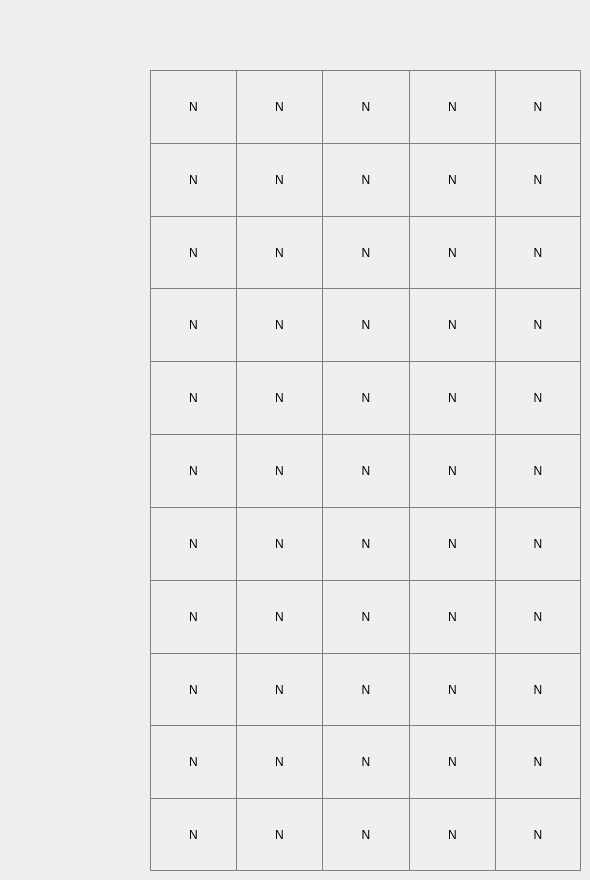
      <widget class="QWidget" name="page">
       <widget class="QWidget" name="gridLayoutWidget_5">
        <property name="geometry">
         <rect>
          <x>150</x>
          <y>70</y>
          <width>431</width>
          <height>801</height>
         </rect>
        </property>
        <layout class="QGridLayout" name="gridLayout">
         <property name="spacing">
          <number>0</number>
         </property>
         <item row="8" column="2">
          <widget class="QLabel" name="label_45">
           <property name="styleSheet">
            <string notr="true">border-top:1px solid gray;
border-left:1px solid gray;</string>
           </property>
           <property name="text">
            <string>N</string>
           </property>
           <property name="alignment">
            <set>Qt::AlignCenter</set>
           </property>
          </widget>
         </item>
         <item row="7" column="4">
          <widget class="QLabel" name="label_18">
           <property name="styleSheet">
            <string notr="true">border:1px solid gray;
border-bottom:none;</string>
           </property>
           <property name="text">
            <string>N</string>
           </property>
           <property name="alignment">
            <set>Qt::AlignCenter</set>
           </property>
          </widget>
         </item>
         <item row="10" column="1">
          <widget class="QLabel" name="label_36">
           <property name="styleSheet">
            <string notr="true">border:1px solid gray;
border-right:none;
</string>
           </property>
           <property name="text">
            <string>N</string>
           </property>
           <property name="alignment">
            <set>Qt::AlignCenter</set>
           </property>
          </widget>
         </item>
         <item row="0" column="0">
          <widget class="QLabel" name="label">
           <property name="styleSheet">
            <string notr="true">border-top:1px solid gray;
border-left:1px solid gray;</string>
           </property>
           <property name="text">
            <string>N</string>
           </property>
           <property name="alignment">
            <set>Qt::AlignCenter</set>
           </property>
          </widget>
         </item>
         <item row="2" column="1">
          <widget class="QLabel" name="label_13">
           <property name="styleSheet">
            <string notr="true">border-top:1px solid gray;
border-left:1px solid gray;</string>
           </property>
           <property name="text">
            <string>N</string>
           </property>
           <property name="alignment">
            <set>Qt::AlignCenter</set>
           </property>
          </widget>
         </item>
         <item row="9" column="2">
          <widget class="QLabel" name="label_43">
           <property name="styleSheet">
            <string notr="true">border-top:1px solid gray;
border-left:1px solid gray;</string>
           </property>
           <property name="text">
            <string>N</string>
           </property>
           <property name="alignment">
            <set>Qt::AlignCenter</set>
           </property>
          </widget>
         </item>
         <item row="10" column="4">
          <widget class="QLabel" name="label_40">
           <property name="styleSheet">
            <string notr="true">border:1px solid gray;</string>
           </property>
           <property name="text">
            <string>N</string>
           </property>
           <property name="alignment">
            <set>Qt::AlignCenter</set>
           </property>
          </widget>
         </item>
         <item row="7" column="0">
          <widget class="QLabel" name="label_27">
           <property name="styleSheet">
            <string notr="true">border-top:1px solid gray;
border-left:1px solid gray;</string>
           </property>
           <property name="text">
            <string>N</string>
           </property>
           <property name="alignment">
            <set>Qt::AlignCenter</set>
           </property>
          </widget>
         </item>
         <item row="9" column="1">
          <widget class="QLabel" name="label_46">
           <property name="styleSheet">
            <string notr="true">border-top:1px solid gray;
border-left:1px solid gray;</string>
           </property>
           <property name="text">
            <string>N</string>
           </property>
           <property name="alignment">
            <set>Qt::AlignCenter</set>
           </property>
          </widget>
         </item>
         <item row="6" column="1">
          <widget class="QLabel" name="label_32">
           <property name="styleSheet">
            <string notr="true">border-top:1px solid gray;
border-left:1px solid gray;</string>
           </property>
           <property name="text">
            <string>N</string>
           </property>
           <property name="alignment">
            <set>Qt::AlignCenter</set>
           </property>
          </widget>
         </item>
         <item row="5" column="1">
          <widget class="QLabel" name="label_21">
           <property name="styleSheet">
            <string notr="true">border-top:1px solid gray;
border-left:1px solid gray;</string>
           </property>
           <property name="text">
            <string>N</string>
           </property>
           <property name="alignment">
            <set>Qt::AlignCenter</set>
           </property>
          </widget>
         </item>
         <item row="10" column="2">
          <widget class="QLabel" name="label_41">
           <property name="styleSheet">
            <string notr="true">border:1px solid gray;
border-right:none;
</string>
           </property>
           <property name="text">
            <string>N</string>
           </property>
           <property name="alignment">
            <set>Qt::AlignCenter</set>
           </property>
          </widget>
         </item>
         <item row="2" column="0">
          <widget class="QLabel" name="label_17">
           <property name="styleSheet">
            <string notr="true">border-top:1px solid gray;
border-left:1px solid gray;</string>
           </property>
           <property name="text">
            <string>N</string>
           </property>
           <property name="alignment">
            <set>Qt::AlignCenter</set>
           </property>
          </widget>
         </item>
         <item row="0" column="4">
          <widget class="QLabel" name="label_4">
           <property name="styleSheet">
            <string notr="true">border:1px solid gray;
border-bottom:none;</string>
           </property>
           <property name="text">
            <string>N</string>
           </property>
           <property name="alignment">
            <set>Qt::AlignCenter</set>
           </property>
          </widget>
         </item>
         <item row="0" column="2">
          <widget class="QLabel" name="label_3">
           <property name="styleSheet">
            <string notr="true">border-top:1px solid gray;
border-left:1px solid gray;</string>
           </property>
           <property name="text">
            <string>N</string>
           </property>
           <property name="alignment">
            <set>Qt::AlignCenter</set>
           </property>
          </widget>
         </item>
         <item row="3" column="2">
          <widget class="QLabel" name="label_11">
           <property name="styleSheet">
            <string notr="true">border-top:1px solid gray;
border-left:1px solid gray;</string>
           </property>
           <property name="text">
            <string>N</string>
           </property>
           <property name="alignment">
            <set>Qt::AlignCenter</set>
           </property>
          </widget>
         </item>
         <item row="4" column="4">
          <widget class="QLabel" name="label_22">
           <property name="styleSheet">
            <string notr="true">border:1px solid gray;
border-bottom:none;</string>
           </property>
           <property name="text">
            <string>N</string>
           </property>
           <property name="alignment">
            <set>Qt::AlignCenter</set>
           </property>
          </widget>
         </item>
         <item row="0" column="1">
          <widget class="QLabel" name="label_2">
           <property name="styleSheet">
            <string notr="true">border-top:1px solid gray;
border-left:1px solid gray;</string>
           </property>
           <property name="text">
            <string>N</string>
           </property>
           <property name="alignment">
            <set>Qt::AlignCenter</set>
           </property>
          </widget>
         </item>
         <item row="8" column="0">
          <widget class="QLabel" name="label_29">
           <property name="styleSheet">
            <string notr="true">border-top:1px solid gray;
border-left:1px solid gray;</string>
           </property>
           <property name="text">
            <string>N</string>
           </property>
           <property name="alignment">
            <set>Qt::AlignCenter</set>
           </property>
          </widget>
         </item>
         <item row="6" column="4">
          <widget class="QLabel" name="label_34">
           <property name="styleSheet">
            <string notr="true">border:1px solid gray;
border-bottom:none;</string>
           </property>
           <property name="text">
            <string>N</string>
           </property>
           <property name="alignment">
            <set>Qt::AlignCenter</set>
           </property>
          </widget>
         </item>
         <item row="5" column="4">
          <widget class="QLabel" name="label_20">
           <property name="styleSheet">
            <string notr="true">border:1px solid gray;
border-bottom:none;</string>
           </property>
           <property name="text">
            <string>N</string>
           </property>
           <property name="alignment">
            <set>Qt::AlignCenter</set>
           </property>
          </widget>
         </item>
         <item row="2" column="2">
          <widget class="QLabel" name="label_15">
           <property name="styleSheet">
            <string notr="true">border-top:1px solid gray;
border-left:1px solid gray;</string>
           </property>
           <property name="text">
            <string>N</string>
           </property>
           <property name="alignment">
            <set>Qt::AlignCenter</set>
           </property>
          </widget>
         </item>
         <item row="5" column="2">
          <widget class="QLabel" name="label_23">
           <property name="styleSheet">
            <string notr="true">border-top:1px solid gray;
border-left:1px solid gray;</string>
           </property>
           <property name="text">
            <string>N</string>
           </property>
           <property name="alignment">
            <set>Qt::AlignCenter</set>
           </property>
          </widget>
         </item>
         <item row="4" column="2">
          <widget class="QLabel" name="label_24">
           <property name="styleSheet">
            <string notr="true">border-top:1px solid gray;
border-left:1px solid gray;</string>
           </property>
           <property name="text">
            <string>N</string>
           </property>
           <property name="alignment">
            <set>Qt::AlignCenter</set>
           </property>
          </widget>
         </item>
         <item row="3" column="4">
          <widget class="QLabel" name="label_37">
           <property name="styleSheet">
            <string notr="true">border:1px solid gray;
border-bottom:none;</string>
           </property>
           <property name="text">
            <string>N</string>
           </property>
           <property name="alignment">
            <set>Qt::AlignCenter</set>
           </property>
          </widget>
         </item>
         <item row="9" column="4">
          <widget class="QLabel" name="label_42">
           <property name="styleSheet">
            <string notr="true">border:1px solid gray;
border-bottom:none;</string>
           </property>
           <property name="text">
            <string>N</string>
           </property>
           <property name="alignment">
            <set>Qt::AlignCenter</set>
           </property>
          </widget>
         </item>
         <item row="8" column="1">
          <widget class="QLabel" name="label_35">
           <property name="styleSheet">
            <string notr="true">border-top:1px solid gray;
border-left:1px solid gray;</string>
           </property>
           <property name="text">
            <string>N</string>
           </property>
           <property name="alignment">
            <set>Qt::AlignCenter</set>
           </property>
          </widget>
         </item>
         <item row="10" column="0">
          <widget class="QLabel" name="label_30">
           <property name="styleSheet">
            <string notr="true">border:1px solid gray;
border-right:none;
</string>
           </property>
           <property name="text">
            <string>N</string>
           </property>
           <property name="alignment">
            <set>Qt::AlignCenter</set>
           </property>
          </widget>
         </item>
         <item row="8" column="4">
          <widget class="QLabel" name="label_44">
           <property name="styleSheet">
            <string notr="true">border:1px solid gray;
border-bottom:none;</string>
           </property>
           <property name="text">
            <string>N</string>
           </property>
           <property name="alignment">
            <set>Qt::AlignCenter</set>
           </property>
          </widget>
         </item>
         <item row="9" column="0">
          <widget class="QLabel" name="label_31">
           <property name="styleSheet">
            <string notr="true">border-top:1px solid gray;
border-left:1px solid gray;</string>
           </property>
           <property name="text">
            <string>N</string>
           </property>
           <property name="alignment">
            <set>Qt::AlignCenter</set>
           </property>
          </widget>
         </item>
         <item row="4" column="0">
          <widget class="QLabel" name="label_19">
           <property name="styleSheet">
            <string notr="true">border-top:1px solid gray;
border-left:1px solid gray;</string>
           </property>
           <property name="text">
            <string>N</string>
           </property>
           <property name="alignment">
            <set>Qt::AlignCenter</set>
           </property>
          </widget>
         </item>
         <item row="3" column="1">
          <widget class="QLabel" name="label_12">
           <property name="styleSheet">
            <string notr="true">border-top:1px solid gray;
border-left:1px solid gray;</string>
           </property>
           <property name="text">
            <string>N</string>
           </property>
           <property name="alignment">
            <set>Qt::AlignCenter</set>
           </property>
          </widget>
         </item>
         <item row="2" column="4">
          <widget class="QLabel" name="label_16">
           <property name="styleSheet">
            <string notr="true">border:1px solid gray;
border-bottom:none;</string>
           </property>
           <property name="text">
            <string>N</string>
           </property>
           <property name="alignment">
            <set>Qt::AlignCenter</set>
           </property>
          </widget>
         </item>
         <item row="3" column="0">
          <widget class="QLabel" name="label_14">
           <property name="styleSheet">
            <string notr="true">border-top:1px solid gray;
border-left:1px solid gray;</string>
           </property>
           <property name="text">
            <string>N</string>
           </property>
           <property name="alignment">
            <set>Qt::AlignCenter</set>
           </property>
          </widget>
         </item>
         <item row="1" column="0">
          <widget class="QLabel" name="label_8">
           <property name="styleSheet">
            <string notr="true">border-top:1px solid gray;
border-left:1px solid gray;</string>
           </property>
           <property name="text">
            <string>N</string>
           </property>
           <property name="alignment">
            <set>Qt::AlignCenter</set>
           </property>
          </widget>
         </item>
         <item row="1" column="2">
          <widget class="QLabel" name="label_10">
           <property name="styleSheet">
            <string notr="true">border-top:1px solid gray;
border-left:1px solid gray;</string>
           </property>
           <property name="text">
            <string>N</string>
           </property>
           <property name="alignment">
            <set>Qt::AlignCenter</set>
           </property>
          </widget>
         </item>
         <item row="7" column="1">
          <widget class="QLabel" name="label_7">
           <property name="styleSheet">
            <string notr="true">border-top:1px solid gray;
border-left:1px solid gray;</string>
           </property>
           <property name="text">
            <string>N</string>
           </property>
           <property name="alignment">
            <set>Qt::AlignCenter</set>
           </property>
          </widget>
         </item>
         <item row="5" column="0">
          <widget class="QLabel" name="label_26">
           <property name="styleSheet">
            <string notr="true">border-top:1px solid gray;
border-left:1px solid gray;</string>
           </property>
           <property name="text">
            <string>N</string>
           </property>
           <property name="alignment">
            <set>Qt::AlignCenter</set>
           </property>
          </widget>
         </item>
         <item row="7" column="2">
          <widget class="QLabel" name="label_9">
           <property name="styleSheet">
            <string notr="true">border-top:1px solid gray;
border-left:1px solid gray;</string>
           </property>
           <property name="text">
            <string>N</string>
           </property>
           <property name="alignment">
            <set>Qt::AlignCenter</set>
           </property>
          </widget>
         </item>
         <item row="1" column="4">
          <widget class="QLabel" name="label_5">
           <property name="styleSheet">
            <string notr="true">border:1px solid gray;
border-bottom:none;</string>
           </property>
           <property name="text">
            <string>N</string>
           </property>
           <property name="alignment">
            <set>Qt::AlignCenter</set>
           </property>
          </widget>
         </item>
         <item row="6" column="2">
          <widget class="QLabel" name="label_33">
           <property name="styleSheet">
            <string notr="true">border-top:1px solid gray;
border-left:1px solid gray;</string>
           </property>
           <property name="text">
            <string>N</string>
           </property>
           <property name="alignment">
            <set>Qt::AlignCenter</set>
           </property>
          </widget>
         </item>
         <item row="6" column="0">
          <widget class="QLabel" name="label_28">
           <property name="styleSheet">
            <string notr="true">border-top:1px solid gray;
border-left:1px solid gray;</string>
           </property>
           <property name="text">
            <string>N</string>
           </property>
           <property name="alignment">
            <set>Qt::AlignCenter</set>
           </property>
          </widget>
         </item>
         <item row="4" column="1">
          <widget class="QLabel" name="label_25">
           <property name="styleSheet">
            <string notr="true">border-top:1px solid gray;
border-left:1px solid gray;</string>
           </property>
           <property name="text">
            <string>N</string>
           </property>
           <property name="alignment">
            <set>Qt::AlignCenter</set>
           </property>
          </widget>
         </item>
         <item row="1" column="1">
          <widget class="QLabel" name="label_6">
           <property name="styleSheet">
            <string notr="true">border-top:1px solid gray;
border-left:1px solid gray;</string>
           </property>
           <property name="text">
            <string>N</string>
           </property>
           <property name="alignment">
            <set>Qt::AlignCenter</set>
           </property>
          </widget>
         </item>
         <item row="10" column="3">
          <widget class="QLabel" name="label_39">
           <property name="styleSheet">
            <string notr="true">border:1px solid gray;
border-right:none;
</string>
           </property>
           <property name="text">
            <string>N</string>
           </property>
           <property name="alignment">
            <set>Qt::AlignCenter</set>
           </property>
          </widget>
         </item>
         <item row="9" column="3">
          <widget class="QLabel" name="label_38">
           <property name="styleSheet">
            <string notr="true">border-top:1px solid gray;
border-left:1px solid gray;</string>
           </property>
           <property name="text">
            <string>N</string>
           </property>
           <property name="alignment">
            <set>Qt::AlignCenter</set>
           </property>
          </widget>
         </item>
         <item row="8" column="3">
          <widget class="QLabel" name="label_50">
           <property name="styleSheet">
            <string notr="true">border-top:1px solid gray;
border-left:1px solid gray;</string>
           </property>
           <property name="text">
            <string>N</string>
           </property>
           <property name="alignment">
            <set>Qt::AlignCenter</set>
           </property>
          </widget>
         </item>
         <item row="7" column="3">
          <widget class="QLabel" name="label_49">
           <property name="styleSheet">
            <string notr="true">border-top:1px solid gray;
border-left:1px solid gray;</string>
           </property>
           <property name="text">
            <string>N</string>
           </property>
           <property name="alignment">
            <set>Qt::AlignCenter</set>
           </property>
          </widget>
         </item>
         <item row="6" column="3">
          <widget class="QLabel" name="label_48">
           <property name="styleSheet">
            <string notr="true">border-top:1px solid gray;
border-left:1px solid gray;</string>
           </property>
           <property name="text">
            <string>N</string>
           </property>
           <property name="alignment">
            <set>Qt::AlignCenter</set>
           </property>
          </widget>
         </item>
         <item row="5" column="3">
          <widget class="QLabel" name="label_47">
           <property name="styleSheet">
            <string notr="true">border-top:1px solid gray;
border-left:1px solid gray;</string>
           </property>
           <property name="text">
            <string>N</string>
           </property>
           <property name="alignment">
            <set>Qt::AlignCenter</set>
           </property>
          </widget>
         </item>
         <item row="0" column="3">
          <widget class="QLabel" name="label_56">
           <property name="styleSheet">
            <string notr="true">border-top:1px solid gray;
border-left:1px solid gray;</string>
           </property>
           <property name="text">
            <string>N</string>
           </property>
           <property name="alignment">
            <set>Qt::AlignCenter</set>
           </property>
          </widget>
         </item>
         <item row="1" column="3">
          <widget class="QLabel" name="label_55">
           <property name="styleSheet">
            <string notr="true">border-top:1px solid gray;
border-left:1px solid gray;</string>
           </property>
           <property name="text">
            <string>N</string>
           </property>
           <property name="alignment">
            <set>Qt::AlignCenter</set>
           </property>
          </widget>
         </item>
         <item row="2" column="3">
          <widget class="QLabel" name="label_54">
           <property name="styleSheet">
            <string notr="true">border-top:1px solid gray;
border-left:1px solid gray;</string>
           </property>
           <property name="text">
            <string>N</string>
           </property>
           <property name="alignment">
            <set>Qt::AlignCenter</set>
           </property>
          </widget>
         </item>
         <item row="3" column="3">
          <widget class="QLabel" name="label_53">
           <property name="styleSheet">
            <string notr="true">border-top:1px solid gray;
border-left:1px solid gray;</string>
           </property>
           <property name="text">
            <string>N</string>
           </property>
           <property name="alignment">
            <set>Qt::AlignCenter</set>
           </property>
          </widget>
         </item>
         <item row="4" column="3">
          <widget class="QLabel" name="label_52">
           <property name="styleSheet">
            <string notr="true">border-top:1px solid gray;
border-left:1px solid gray;</string>
           </property>
           <property name="text">
            <string>N</string>
           </property>
           <property name="alignment">
            <set>Qt::AlignCenter</set>
           </property>
          </widget>
         </item>
        </layout>
       </widget>
      </widget>
